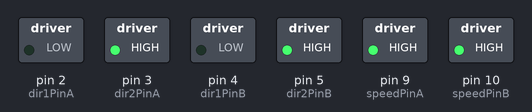
A sketch run on a simulated Arduino Uno, built with avr-gcc and run on an emulated ATmega328P. Shown: switched loads named in the sketch (green lamp = pin HIGH).

Above: at 3.5 s.
At 8.5 s:
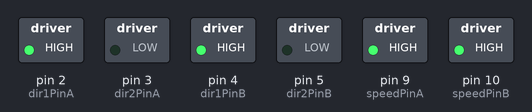
Timing chart, 0 to 12.5 s (numbered marks = the images above):
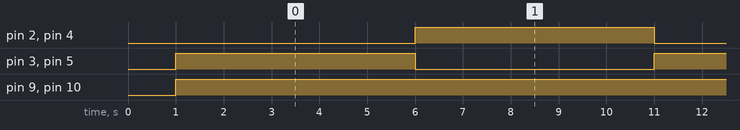

Measured:
- by itself, pin 2 (dir1PinA), pin 3 (dir2PinA), pin 4 (dir1PinB), pin 5 (dir2PinB): alternates HIGH for 5.0 s and LOW for 5.0 s
- by itself, pin 9 (speedPinA), pin 10 (speedPinB): LOW → HIGH at 1.0 s

The sketch:

basic_test.ino
```cpp
/* Control H Bidge Gear Motor Control [P003] : http://rdiot.tistory.com/290 [RDIoT Demo] */

int dir1PinA = 2;
int dir2PinA = 3;

int dir1PinB = 4;
int dir2PinB = 5;

int speedPinA = 9;
int speedPinB = 10;

int speed1;

int dir;

void setup()
{

  pinMode(dir1PinA,OUTPUT); // IN1
  pinMode(dir2PinA,OUTPUT); // IN2
  pinMode(speedPinA,OUTPUT); // ENA

  pinMode(dir1PinB,OUTPUT); // IN3
  pinMode(dir2PinB,OUTPUT); // IN4
  pinMode(speedPinB,OUTPUT); // ENB

  speed1 = 200;
  dir = 1;

  delay(1000);

}

void loop()
{
  //analogWrite(speedPinA, speed1); // 200 -> ENA
  if(dir == 1)
  {
    digitalWrite(speedPinA, HIGH);
    digitalWrite(speedPinB, HIGH);

    digitalWrite(dir1PinA, LOW);
    digitalWrite(dir2PinA, HIGH);

    digitalWrite(dir1PinB, LOW);
    digitalWrite(dir2PinB, HIGH);

    delay(5000);

    digitalWrite(speedPinA, HIGH);
    digitalWrite(speedPinB, HIGH);

    digitalWrite(dir1PinA, HIGH);
    digitalWrite(dir2PinA, LOW);

    digitalWrite(dir1PinB, HIGH);
    digitalWrite(dir2PinB, LOW);

    delay(5000);

    //digitalWrite(speedPinA, LOW);
    //dir = 0;
  }
}
```
